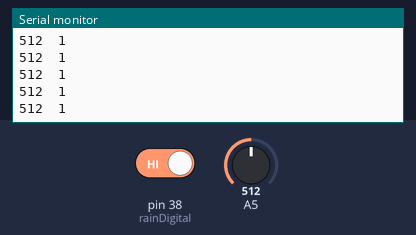
Bench run of a sketch on a simulated Arduino Mega 2560, built with avr-gcc and run on an emulated ATmega2560. Parts: the last lines printed to the serial monitor. The inputs (shaded band) are chosen by the test bench; at power-on: A5 = 512, pin 38 (rainDigital) HIGH.

Above: at 1.2 s.
1.3 s: A5 set to 716
At 1.56 s:
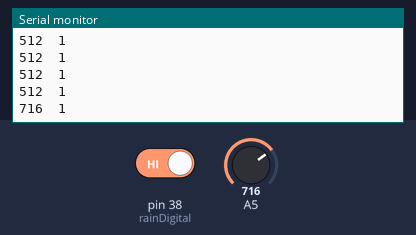
2.8 s: pin 38 (rainDigital) driven LOW
At 2.96 s:
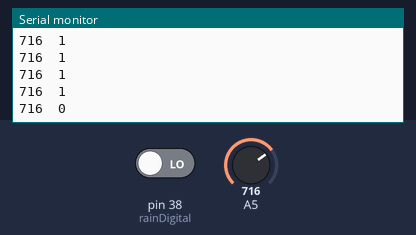
4.3 s: A5 set to 900
At 4.36 s:
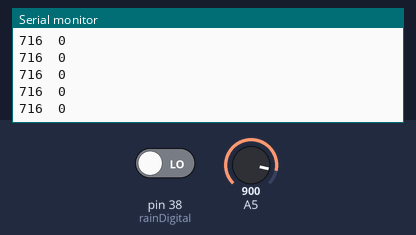
5.8 s: pin 38 (rainDigital) driven HIGH
At 5.97 s:
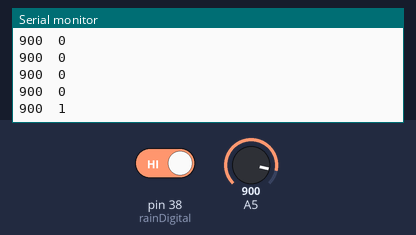
Timing chart, 0 to 8.3 s (numbered marks = the images above; inputs shaded):
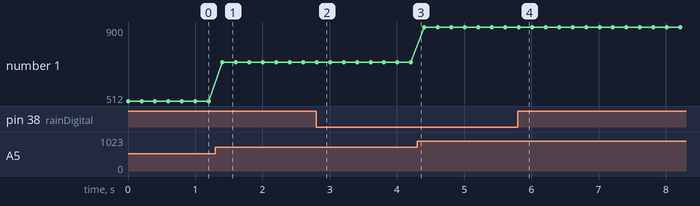

The sketch:

rainModule32.ino
```cpp
//MH-RD Raindrop Module pin definition
#define rainAnalog 37
#define rainDigital 38

void setup() {
  Serial.begin(9600);
  pinMode(rainDigital,INPUT);
}

void loop() {
  int rainAnalogVal = analogRead(rainAnalog);
  int rainDigitalVal = digitalRead(rainDigital);

  Serial.print(rainAnalogVal);
  Serial.print("\t");
  Serial.println(rainDigitalVal);
  delay(200);

}
```

Measured:
- after the input at 1.3 s, the serial monitor: prints a new line after 0.10 s (image 1)
- after the input at 2.8 s, the serial monitor: prints a new line at once (image 2)
- after the input at 5.8 s, the serial monitor: prints a new line at once (image 4)
- plotted number 1: 512 → 716 after the input at 1.3 s, 716 → 900 after the input at 4.3 s
